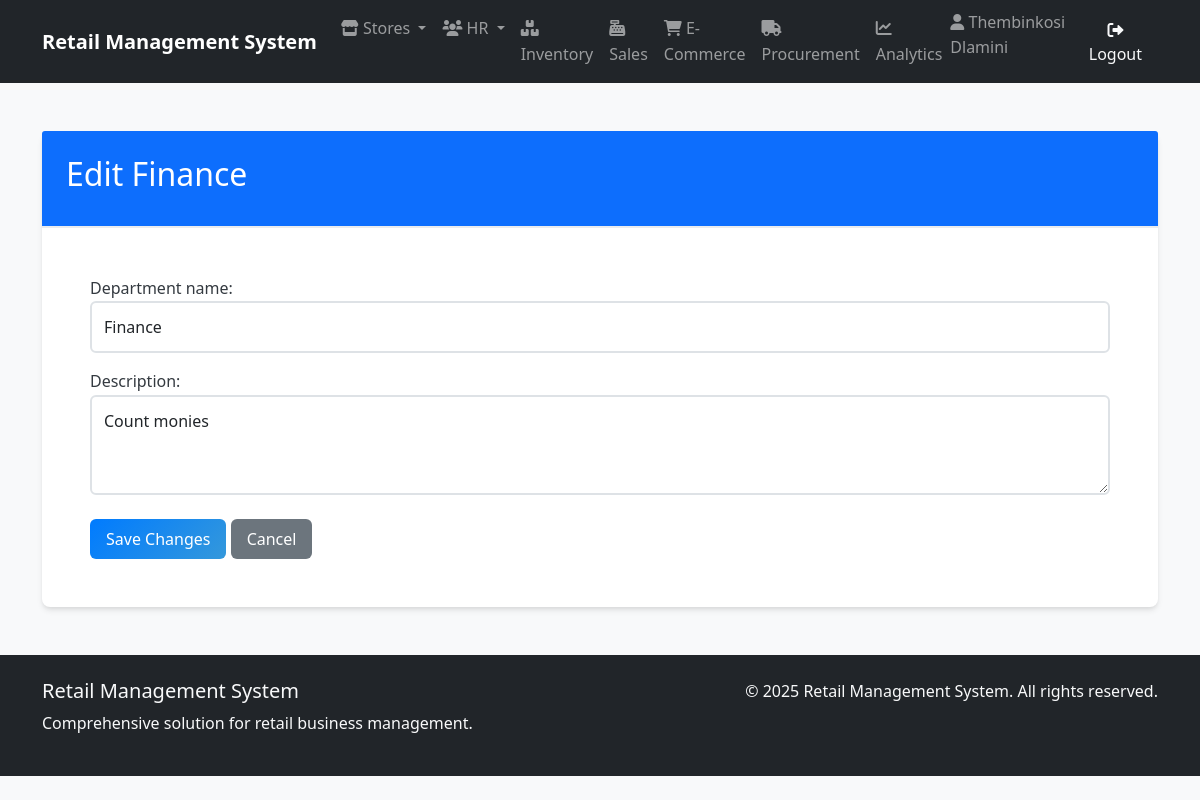
Screenshot of /stores/departments/4/edit/ (signed in) with the database file from the repository.
### human_resources/models.py (models this page shows, shortened)
class Employee(AbstractUser):
    employee_id = models.AutoField(primary_key=True)
    first_name = models.CharField(_("first name"), max_length=50, blank=False)
    last_name = models.CharField(_("last name"), max_length=50, blank=False)
    email = models.EmailField(_("email address"), unique=True)  # Uncommented and made unique
    phone = models.CharField(_("phone number"), max_length=20, blank=True, null=True)
    hire_date = models.DateField(_("hire date"), blank=True, null=True)
    position = models.CharField(_("position"), max_length=50, blank=True)
    salary = models.DecimalField(
        _("salary"),
        max_digits=10,
        decimal_places=2,
        blank=True,
        null=True
    )
    department = models.ForeignKey(
        'store_management.Department',
        on_delete=models.SET_NULL,
        null=True,
        blank=True,
        related_name='employees',
        verbose_name=_("department")
    )
    username = models.CharField(
        max_length=150,
        unique=True,
        verbose_name='username'
    )
    store = models.ForeignKey(
        'store_management.Store',
        on_delete=models.SET_NULL,
        null=True,       # Add this
        blank=True,      # Add this
        verbose_name='Assigned Store'
    )
    manager = models.ForeignKey(
        'self',
        on_delete=models.SET_NULL,
        null=True,
        blank=True,
        related_name='subordinates',
        verbose_name=_("manager")
    )
    created_at = models.DateTimeField(auto_now_add=True)
    updated_at = models.DateTimeField(auto_now=True)
    class Meta:
        db_table = 'human_resources_employee'
        verbose_name = _("employee")
        verbose_name_plural = _("employees")
        ordering = ['last_name', 'first_name']
        permissions = [
            ("view_store_dashboard", "Can view store management dashboard"),
            ("manage_store_settings", "Can modify store configuration and settings"),
            ("manage_departments", "Can create/edit/delete store departments"),
            ("access_inventory", "Can access inventory management system"),
            ("view_inventory", "Can view inventory items and stock levels"),
            ("edit_inventory", "Can modify inventory items and quantities"),
            ("manage_inventory_categories", "Can organize inventory categories"),
            ("perform_inventory_audit", "Can conduct physical inventory counts"),
            ("process_sales", "Can process in-store sales transactions"),
            ("void_sales", "Can void/completely cancel sales transactions"),
            ("manage_sales_promotions", "Can configure sales promotions/discounts"),
            ("view_sales_reports", "Can access sales performance reports"),
            ("create_purchase_orders", "Can generate new procurement orders"),
            ("approve_purchase_orders", "Can authorize procurement requests"),
            ("manage_suppliers", "Can maintain supplier/vendor records"),
            ("receive_stock", "Can process received shipments"),
            ("view_employee_directory", "Can access employee contact information"),
            ("manage_employee_records", "Can maintain HR records (excluding sensitive data)"),
            ("access_hr_reports", "Can view HR analytics and reports"),
            ("manage_recruitment", "Can handle hiring processes"),
            ("manage_online_listings", "Can maintain e-commerce product listings"),
            ("process_online_orders", "Can fulfill e-commerce purchases"),
            ("handle_customer_portals", "Can manage customer account portals"),
            ("view_web_analytics", "Can access e-commerce traffic/revenue reports"),
            ("generate_financial_reports", "Can create financial statements"),
            ("export_data_reports", "Can export datasets for external analysis"),
            ("access_executive_dashboards", "Can view strategic business dashboards"),
            ("schedule_automated_reports", "Can configure report automation"),
            ("override_inventory_checks", "Can bypass inventory validation rules"),
            ("access_audit_logs", "Can view system audit trails"),
            ("manage_api_integrations", "Can configure system integrations")
        ]

### store_management/models.py (models this page shows, shortened)
class Department(models.Model):
    id = models.AutoField(primary_key=True)
    department_name = models.CharField(max_length=100)
    description = models.CharField(max_length=200, blank=True, null=True)
    store = models.ForeignKey(Store, on_delete=models.CASCADE, related_name='departments')
    manager = models.ForeignKey('human_resources.Employee', on_delete=models.SET_NULL, null=True, blank=True, related_name='managed_departments')
    created_at = models.DateTimeField(auto_now_add=True)
    updated_at = models.DateTimeField(auto_now=True)
    class Meta:
        ordering = ['department_name']
        db_table = 'store_management_department'
        constraints = [
            models.UniqueConstraint(
                fields=['store', 'department_name'],
                name='unique_department_per_store'
            )
        ]

### store_management/views.py (the view, shortened to what this page needs)
# urls.py: path('departments/<int:pk>/edit/', views.DepartmentUpdateView.as_view() , name='department_edit'),
class DepartmentUpdateView(UpdateView):
    model = Department
    form_class = DepartmentForm
    template_name = 'store_management/department_edit.html'
    context_object_name = 'department'
    def get_context_data(self, **kwargs):
        context = super().get_context_data(**kwargs)
        context['store'] = self.object.store
        return context

### store_management/forms.py
class DepartmentForm(forms.ModelForm):
    class Meta:
        model = Department
        fields = ['department_name', 'description']
        widgets = {
            'department_name': forms.TextInput(attrs={
                'class': 'form-control',
                'placeholder': 'Enter department name'
            }),
            'description': forms.Textarea(attrs={
                'class': 'form-control',
                'rows': 3,
                'placeholder': 'Enter department description (optional)'
            })
        }

### store_management/templates/store_management/department_edit.html (shortened to what this page needs)
{% extends "base.html" %}
{% block content %}
<div class="container mt-5">
    <div class="card">
        <div class="card-header bg-primary text-white">
            <h2>Edit {{ department.department_name }}</h2>
        </div>
        <div class="card-body">
            <form method="post">
                {{ form.as_p }}
                <div class="mt-4">
                    <button type="submit" class="btn btn-primary">
                         Save Changes
                    </button>
                    <a href="{% url 'store_management:department_detail' pk=department.pk %}"
                       class="btn btn-secondary">
                        Cancel
                    </a>
                </div>
            </form>
        </div>
    </div>
</div>
{% endblock %}

### templates/base.html (shortened to what this page needs)
{% load static %}
<!DOCTYPE html>
<html lang="en">
<head>
    <link href="https://cdn.jsdelivr.net/npm/bootstrap@5.1.3/dist/css/bootstrap.min.css" rel="stylesheet">
    <link rel="stylesheet" href="https://cdnjs.cloudflare.com/ajax/libs/font-awesome/6.0.0/css/all.min.css">
    <link rel="stylesheet" href="{% static 'css/main.css' %}">
</head>
<body>
    <nav class="navbar navbar-expand-lg navbar-dark bg-dark">
        <div class="container">
            <a class="navbar-brand" href="{% url 'dashboards:dashboard' %}">Retail Management System</a>
            <div class="collapse navbar-collapse" id="navbarNav">
                <ul class="navbar-nav me-auto">
                    <li class="nav-item dropdown">
                        <a class="nav-link dropdown-toggle" href="#" id="storeDropdown" role="button" data-bs-toggle="dropdown" aria-expanded="false">
                            <i class="fas fa-store"></i> Stores
                        </a>
                    </li>
                    <li class="nav-item dropdown">
                        <a class="nav-link dropdown-toggle" href="#" id="hrDropdown" role="button" data-bs-toggle="dropdown" aria-expanded="false">
                            <i class="fas fa-users"></i> HR
                        </a>
                    </li>
                    <li class="nav-item">
                        <a class="nav-link" href="{% url 'inventory:product_list' %}">
                            <i class="fas fa-boxes"></i> Inventory
                        </a>
                    </li>
                    <li class="nav-item">
                        <a class="nav-link" href="{% url 'sales:sale_list' %}">
                            <i class="fas fa-cash-register"></i> Sales
                        </a>
                    </li>
                    <li class="nav-item">
                        <a class="nav-link" href="{% url 'e_commerce:order_list' %}">
                            <i class="fas fa-shopping-cart"></i> E-Commerce
                        </a>
                    </li>
                    <li class="nav-item">
                        <a class="nav-link" href="{% url 'procurement:supplier_list' %}">
                            <i class="fas fa-truck"></i> Procurement
                        </a>
                    </li>
                    <li class="nav-item">
                        <a class="nav-link" href="{% url 'analytics:dashboard' %}">
                            <i class="fas fa-chart-line"></i> Analytics
                        </a>
                    </li>
                </ul>
                <ul class="navbar-nav">
                    {% if user.is_authenticated %}
                    <li class="nav-item">
                        <span class="navbar-text me-3">
                            <i class="fas fa-user"></i>
                            {% if user.first_name or user.last_name %}
                                {{ user.first_name }} {{ user.last_name }}
                            {% else %}
                                {{ user.username }}
                            {% endif %}
                        </span>
                    </li>
                    <li class="nav-item">
                        <a class="btn btn-outline-light" href="{% url 'logout' %}">
                            <i class="fas fa-sign-out-alt"></i> Logout
                        </a>
                    </li>
                    {% else %}
                    <li class="nav-item">
                        <a class="btn btn-outline-light" href="{% url 'login' %}">
                            <i class="fas fa-sign-in-alt"></i> Login
                        </a>
                    </li>
                    {% endif %}
                </ul>
            </div>
        </div>
    </nav>
    <main>
        {% block content %}
        {% endblock %}
    </main>
    <footer class="bg-dark text-light mt-5 py-4">
        <div class="container">
            <div class="row">
                <div class="col-md-6">
                    <h5>Retail Management System</h5>
                    <p>Comprehensive solution for retail business management.</p>
                </div>
                <div class="col-md-6 text-md-end">
                    <p>&copy; {% now "Y" %} Retail Management System. All rights reserved.</p>
                </div>
            </div>
        </div>
    </footer>
</body>
</html>

### static/css/main.css (style rules this page uses)
:root { --primary-color: #007bff; --secondary-color: #6c757d; --success-color: #28a745; --danger-color: #dc3545; --warning-color: #ffc107; --info-color: #17a2b8; --light-color: #f8f9fa; --dark-color: #343a40; --brand-primary: #2c3e50; --brand-secondary: #3498db; --brand-accent: #e74c3c; --white: #ffffff; --gray-100: #f8f9fa; --gray-200: #e9ecef; --gray-300: #dee2e6; --gray-400: #ced4da; --gray-500: #adb5bd; --gray-600: #6c757d; --gray-700: #495057; --gray-800: #343a40; --gray-900: #212529; --spacing-xs: 0.25rem; --spacing-sm: 0.5rem; --spacing-md: 1rem; --spacing-lg: 1.5rem; --spacing-xl: 3rem; --border-radius-sm: 0.25rem; --border-radius-md: 0.375rem; --border-radius-lg: 0.5rem; --border-radius-xl: 1rem; --shadow-sm: 0 1px 2px 0 rgba(0, 0, 0, 0.05); --shadow-md: 0 4px 6px -1px rgba(0, 0, 0, 0.1), 0 2px 4px -1px rgba(0, 0, 0, 0.06); --shadow-lg: 0 10px 15px -3px rgba(0, 0, 0, 0.1), 0 4px 6px -2px rgba(0, 0, 0, 0.05); --shadow-xl: 0 20px 25px -5px rgba(0, 0, 0, 0.1), 0 10px 10px -5px rgba(0, 0, 0, 0.04); --transition-fast: 0.15s ease-in-out; --transition-normal: 0.3s ease-in-out; --transition-slow: 0.5s ease-in-out; }
body { font-family: 'Segoe UI', Tahoma, Geneva, Verdana, sans-serif; line-height: 1.6; color: var(--gray-800); background-color: var(--gray-100); }
.navbar-brand { font-weight: 700; font-size: 1.25rem; }
.navbar-nav .nav-link { font-weight: 500; transition: color var(--transition-fast); }
.navbar-text { font-weight: 500; }
.card { border: none; border-radius: var(--border-radius-lg); box-shadow: var(--shadow-md); transition: transform var(--transition-normal), box-shadow var(--transition-normal); }
.card-header { background-color: var(--white); border-bottom: 2px solid var(--gray-200); font-weight: 600; padding: var(--spacing-lg); }
.card-body { padding: var(--spacing-lg); }
.btn { font-weight: 500; border-radius: var(--border-radius-md); transition: all var(--transition-fast); border: none; padding: 0.5rem 1rem; }
.btn-primary { background: linear-gradient(135deg, var(--primary-color), var(--brand-secondary)); }
.form-control { border: 2px solid var(--gray-300); border-radius: var(--border-radius-md); padding: 0.75rem; transition: border-color var(--transition-fast), box-shadow var(--transition-fast); }
@media (min-width: 992px) { .card-body { padding: var(--spacing-xl); } }
.fade-in { animation: fadeIn var(--transition-slow) ease-in; }

### rows the page displays
Employee: first_name "Thembinkosi", last_name "Dlamini"
Department: department_name "Finance", description "Count monies"
